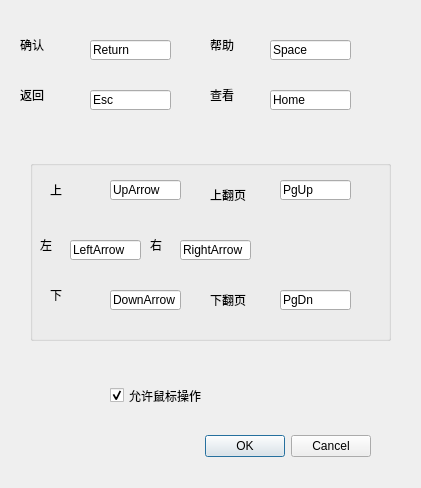
<?xml version="1.0" encoding="UTF-8"?>
<ui version="4.0">
 <class>KeyIniDialog</class>
 <widget class="QDialog" name="KeyIniDialog">
  <property name="geometry">
   <rect>
    <x>0</x>
    <y>0</y>
    <width>421</width>
    <height>488</height>
   </rect>
  </property>
  <property name="focusPolicy">
   <enum>Qt::StrongFocus</enum>
  </property>
  <property name="windowTitle">
   <string>按键配置</string>
  </property>
  <widget class="QDialogButtonBox" name="buttonBox">
   <property name="geometry">
    <rect>
     <x>60</x>
     <y>430</y>
     <width>311</width>
     <height>32</height>
    </rect>
   </property>
   <property name="focusPolicy">
    <enum>Qt::ClickFocus</enum>
   </property>
   <property name="orientation">
    <enum>Qt::Horizontal</enum>
   </property>
   <property name="standardButtons">
    <set>QDialogButtonBox::Cancel|QDialogButtonBox::Ok</set>
   </property>
  </widget>
  <widget class="QLabel" name="label">
   <property name="geometry">
    <rect>
     <x>20</x>
     <y>30</y>
     <width>81</width>
     <height>31</height>
    </rect>
   </property>
   <property name="focusPolicy">
    <enum>Qt::ClickFocus</enum>
   </property>
   <property name="text">
    <string>确认</string>
   </property>
  </widget>
  <widget class="QLabel" name="label_2">
   <property name="geometry">
    <rect>
     <x>210</x>
     <y>30</y>
     <width>71</width>
     <height>31</height>
    </rect>
   </property>
   <property name="focusPolicy">
    <enum>Qt::ClickFocus</enum>
   </property>
   <property name="text">
    <string>帮助</string>
   </property>
  </widget>
  <widget class="QLabel" name="label_3">
   <property name="geometry">
    <rect>
     <x>20</x>
     <y>80</y>
     <width>81</width>
     <height>31</height>
    </rect>
   </property>
   <property name="focusPolicy">
    <enum>Qt::ClickFocus</enum>
   </property>
   <property name="text">
    <string>返回</string>
   </property>
  </widget>
  <widget class="QLabel" name="label_4">
   <property name="geometry">
    <rect>
     <x>210</x>
     <y>80</y>
     <width>71</width>
     <height>31</height>
    </rect>
   </property>
   <property name="focusPolicy">
    <enum>Qt::ClickFocus</enum>
   </property>
   <property name="text">
    <string>查看</string>
   </property>
  </widget>
  <widget class="QGroupBox" name="groupBox">
   <property name="geometry">
    <rect>
     <x>30</x>
     <y>160</y>
     <width>361</width>
     <height>181</height>
    </rect>
   </property>
   <property name="focusPolicy">
    <enum>Qt::ClickFocus</enum>
   </property>
   <property name="title">
    <string/>
   </property>
   <widget class="QLabel" name="label_5">
    <property name="geometry">
     <rect>
      <x>20</x>
      <y>20</y>
      <width>54</width>
      <height>21</height>
     </rect>
    </property>
    <property name="focusPolicy">
     <enum>Qt::ClickFocus</enum>
    </property>
    <property name="text">
     <string>上</string>
    </property>
   </widget>
   <widget class="QLabel" name="label_6">
    <property name="geometry">
     <rect>
      <x>10</x>
      <y>70</y>
      <width>51</width>
      <height>31</height>
     </rect>
    </property>
    <property name="focusPolicy">
     <enum>Qt::ClickFocus</enum>
    </property>
    <property name="text">
     <string>左</string>
    </property>
   </widget>
   <widget class="QLabel" name="label_7">
    <property name="geometry">
     <rect>
      <x>120</x>
      <y>70</y>
      <width>61</width>
      <height>31</height>
     </rect>
    </property>
    <property name="focusPolicy">
     <enum>Qt::ClickFocus</enum>
    </property>
    <property name="text">
     <string>右</string>
    </property>
   </widget>
   <widget class="QLabel" name="label_8">
    <property name="geometry">
     <rect>
      <x>20</x>
      <y>120</y>
      <width>31</width>
      <height>31</height>
     </rect>
    </property>
    <property name="focusPolicy">
     <enum>Qt::ClickFocus</enum>
    </property>
    <property name="text">
     <string>下</string>
    </property>
   </widget>
   <widget class="QLineEdit" name="lineEdit_5">
    <property name="geometry">
     <rect>
      <x>80</x>
      <y>20</y>
      <width>71</width>
      <height>20</height>
     </rect>
    </property>
    <property name="focusPolicy">
     <enum>Qt::ClickFocus</enum>
    </property>
    <property name="text">
     <string>UpArrow</string>
    </property>
    <property name="readOnly">
     <bool>true</bool>
    </property>
   </widget>
   <widget class="QLineEdit" name="lineEdit_6">
    <property name="geometry">
     <rect>
      <x>40</x>
      <y>80</y>
      <width>71</width>
      <height>20</height>
     </rect>
    </property>
    <property name="focusPolicy">
     <enum>Qt::ClickFocus</enum>
    </property>
    <property name="text">
     <string>LeftArrow</string>
    </property>
    <property name="readOnly">
     <bool>true</bool>
    </property>
   </widget>
   <widget class="QLineEdit" name="lineEdit_7">
    <property name="geometry">
     <rect>
      <x>150</x>
      <y>80</y>
      <width>71</width>
      <height>20</height>
     </rect>
    </property>
    <property name="focusPolicy">
     <enum>Qt::ClickFocus</enum>
    </property>
    <property name="text">
     <string>RightArrow</string>
    </property>
    <property name="readOnly">
     <bool>true</bool>
    </property>
   </widget>
   <widget class="QLineEdit" name="lineEdit_8">
    <property name="geometry">
     <rect>
      <x>80</x>
      <y>130</y>
      <width>71</width>
      <height>20</height>
     </rect>
    </property>
    <property name="focusPolicy">
     <enum>Qt::ClickFocus</enum>
    </property>
    <property name="text">
     <string>DownArrow</string>
    </property>
    <property name="readOnly">
     <bool>true</bool>
    </property>
   </widget>
   <widget class="QLineEdit" name="lineEdit_9">
    <property name="geometry">
     <rect>
      <x>250</x>
      <y>20</y>
      <width>71</width>
      <height>20</height>
     </rect>
    </property>
    <property name="focusPolicy">
     <enum>Qt::ClickFocus</enum>
    </property>
    <property name="text">
     <string>PgUp</string>
    </property>
    <property name="readOnly">
     <bool>true</bool>
    </property>
   </widget>
   <widget class="QLineEdit" name="lineEdit_10">
    <property name="geometry">
     <rect>
      <x>250</x>
      <y>130</y>
      <width>71</width>
      <height>20</height>
     </rect>
    </property>
    <property name="focusPolicy">
     <enum>Qt::ClickFocus</enum>
    </property>
    <property name="text">
     <string>PgDn</string>
    </property>
    <property name="readOnly">
     <bool>true</bool>
    </property>
   </widget>
   <widget class="QLabel" name="label_9">
    <property name="geometry">
     <rect>
      <x>180</x>
      <y>20</y>
      <width>71</width>
      <height>31</height>
     </rect>
    </property>
    <property name="focusPolicy">
     <enum>Qt::ClickFocus</enum>
    </property>
    <property name="text">
     <string>上翻页</string>
    </property>
   </widget>
   <widget class="QLabel" name="label_10">
    <property name="geometry">
     <rect>
      <x>180</x>
      <y>120</y>
      <width>61</width>
      <height>41</height>
     </rect>
    </property>
    <property name="focusPolicy">
     <enum>Qt::ClickFocus</enum>
    </property>
    <property name="text">
     <string>下翻页</string>
    </property>
   </widget>
  </widget>
  <widget class="QCheckBox" name="checkBox">
   <property name="geometry">
    <rect>
     <x>110</x>
     <y>380</y>
     <width>251</width>
     <height>31</height>
    </rect>
   </property>
   <property name="focusPolicy">
    <enum>Qt::ClickFocus</enum>
   </property>
   <property name="text">
    <string>允许鼠标操作</string>
   </property>
   <property name="checked">
    <bool>true</bool>
   </property>
  </widget>
  <widget class="QLineEdit" name="lineEdit">
   <property name="geometry">
    <rect>
     <x>90</x>
     <y>40</y>
     <width>81</width>
     <height>20</height>
    </rect>
   </property>
   <property name="focusPolicy">
    <enum>Qt::ClickFocus</enum>
   </property>
   <property name="text">
    <string>Return</string>
   </property>
   <property name="readOnly">
    <bool>true</bool>
   </property>
  </widget>
  <widget class="QLineEdit" name="lineEdit_2">
   <property name="geometry">
    <rect>
     <x>270</x>
     <y>40</y>
     <width>81</width>
     <height>20</height>
    </rect>
   </property>
   <property name="focusPolicy">
    <enum>Qt::ClickFocus</enum>
   </property>
   <property name="text">
    <string>Space</string>
   </property>
   <property name="readOnly">
    <bool>true</bool>
   </property>
  </widget>
  <widget class="QLineEdit" name="lineEdit_3">
   <property name="geometry">
    <rect>
     <x>90</x>
     <y>90</y>
     <width>81</width>
     <height>20</height>
    </rect>
   </property>
   <property name="focusPolicy">
    <enum>Qt::ClickFocus</enum>
   </property>
   <property name="text">
    <string>Esc</string>
   </property>
   <property name="readOnly">
    <bool>true</bool>
   </property>
  </widget>
  <widget class="QLineEdit" name="lineEdit_4">
   <property name="geometry">
    <rect>
     <x>270</x>
     <y>90</y>
     <width>81</width>
     <height>20</height>
    </rect>
   </property>
   <property name="focusPolicy">
    <enum>Qt::ClickFocus</enum>
   </property>
   <property name="text">
    <string>Home</string>
   </property>
   <property name="readOnly">
    <bool>true</bool>
   </property>
  </widget>
 </widget>
 <resources/>
 <connections>
  <connection>
   <sender>buttonBox</sender>
   <signal>accepted()</signal>
   <receiver>KeyIniDialog</receiver>
   <slot>accept()</slot>
   <hints>
    <hint type="sourcelabel">
     <x>248</x>
     <y>254</y>
    </hint>
    <hint type="destinationlabel">
     <x>157</x>
     <y>274</y>
    </hint>
   </hints>
  </connection>
  <connection>
   <sender>buttonBox</sender>
   <signal>rejected()</signal>
   <receiver>KeyIniDialog</receiver>
   <slot>reject()</slot>
   <hints>
    <hint type="sourcelabel">
     <x>316</x>
     <y>260</y>
    </hint>
    <hint type="destinationlabel">
     <x>286</x>
     <y>274</y>
    </hint>
   </hints>
  </connection>
 </connections>
</ui>
